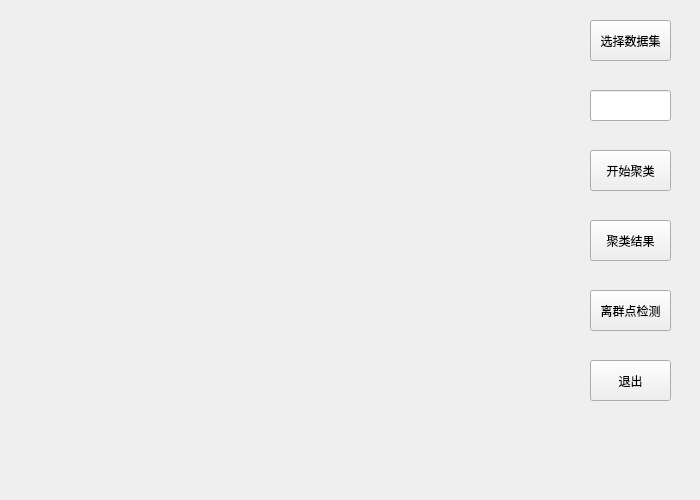
<?xml version="1.0" encoding="UTF-8"?>
<ui version="4.0">
 <class>Visualization</class>
 <widget class="QMainWindow" name="Visualization">
  <property name="geometry">
   <rect>
    <x>0</x>
    <y>0</y>
    <width>700</width>
    <height>500</height>
   </rect>
  </property>
  <property name="minimumSize">
   <size>
    <width>700</width>
    <height>500</height>
   </size>
  </property>
  <property name="maximumSize">
   <size>
    <width>700</width>
    <height>500</height>
   </size>
  </property>
  <property name="windowTitle">
   <string>Visualization</string>
  </property>
  <widget class="QWidget" name="centralWidget">
   <widget class="QCustomPlot" name="Coordinate" native="true">
    <property name="geometry">
     <rect>
      <x>20</x>
      <y>20</y>
      <width>541</width>
      <height>461</height>
     </rect>
    </property>
   </widget>
   <widget class="QPushButton" name="choose_button">
    <property name="geometry">
     <rect>
      <x>590</x>
      <y>20</y>
      <width>81</width>
      <height>41</height>
     </rect>
    </property>
    <property name="text">
     <string>选择数据集</string>
    </property>
   </widget>
   <widget class="QPushButton" name="begin_button">
    <property name="geometry">
     <rect>
      <x>590</x>
      <y>150</y>
      <width>81</width>
      <height>41</height>
     </rect>
    </property>
    <property name="text">
     <string>开始聚类</string>
    </property>
   </widget>
   <widget class="QLineEdit" name="threshold">
    <property name="geometry">
     <rect>
      <x>590</x>
      <y>90</y>
      <width>81</width>
      <height>31</height>
     </rect>
    </property>
   </widget>
   <widget class="QPushButton" name="result_button">
    <property name="geometry">
     <rect>
      <x>590</x>
      <y>220</y>
      <width>81</width>
      <height>41</height>
     </rect>
    </property>
    <property name="text">
     <string>聚类结果</string>
    </property>
   </widget>
   <widget class="QPushButton" name="check_button">
    <property name="geometry">
     <rect>
      <x>590</x>
      <y>290</y>
      <width>81</width>
      <height>41</height>
     </rect>
    </property>
    <property name="text">
     <string>离群点检测</string>
    </property>
   </widget>
   <widget class="QPushButton" name="close_button">
    <property name="geometry">
     <rect>
      <x>590</x>
      <y>360</y>
      <width>81</width>
      <height>41</height>
     </rect>
    </property>
    <property name="text">
     <string>退出</string>
    </property>
   </widget>
   <widget class="QLabel" name="clusters_num">
    <property name="geometry">
     <rect>
      <x>590</x>
      <y>430</y>
      <width>81</width>
      <height>41</height>
     </rect>
    </property>
    <property name="text">
     <string/>
    </property>
   </widget>
  </widget>
 </widget>
 <layoutdefault spacing="6" margin="11"/>
 <customwidgets>
  <customwidget>
   <class>QCustomPlot</class>
   <extends>QWidget</extends>
   <header location="global">qcustomplot.h</header>
   <container>1</container>
  </customwidget>
 </customwidgets>
 <resources/>
 <connections/>
</ui>
